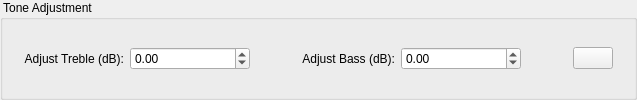
                 <widget class="QGroupBox" name="groupBox_10">
                  <property name="font">
                   <font>
                    <weight>50</weight>
                    <bold>false</bold>
                   </font>
                  </property>
                  <property name="title">
                   <string> Tone Adjustment </string>
                  </property>
                  <layout class="QGridLayout" name="gridLayout_28">
                   <item row="0" column="0">
                    <layout class="QGridLayout" name="gridLayout_23">
                     <item row="1" column="2">
                      <widget class="QDoubleSpinBox" name="spinBoxToneAdjustTreble">
                       <property name="minimumSize">
                        <size>
                         <width>120</width>
                         <height>0</height>
                        </size>
                       </property>
                       <property name="minimum">
                        <double>-20.000000000000000</double>
                       </property>
                       <property name="maximum">
                        <double>20.000000000000000</double>
                       </property>
                      </widget>
                     </item>
                     <item row="1" column="0">
                      <spacer name="horizontalSpacer_30">
                       <property name="orientation">
                        <enum>Qt::Horizontal</enum>
                       </property>
                       <property name="sizeType">
                        <enum>QSizePolicy::Fixed</enum>
                       </property>
                       <property name="sizeHint" stdset="0">
                        <size>
                         <width>10</width>
                         <height>20</height>
                        </size>
                       </property>
                      </spacer>
                     </item>
                     <item row="1" column="8">
                      <spacer name="horizontalSpacer_31">
                       <property name="orientation">
                        <enum>Qt::Horizontal</enum>
                       </property>
                       <property name="sizeType">
                        <enum>QSizePolicy::Fixed</enum>
                       </property>
                       <property name="sizeHint" stdset="0">
                        <size>
                         <width>10</width>
                         <height>20</height>
                        </size>
                       </property>
                      </spacer>
                     </item>
                     <item row="1" column="6">
                      <spacer name="horizontalSpacer_32">
                       <property name="orientation">
                        <enum>Qt::Horizontal</enum>
                       </property>
                       <property name="sizeHint" stdset="0">
                        <size>
                         <width>40</width>
                         <height>20</height>
                        </size>
                       </property>
                      </spacer>
                     </item>
                     <item row="1" column="5">
                      <widget class="QDoubleSpinBox" name="spinBoxToneAdjustBass">
                       <property name="minimumSize">
                        <size>
                         <width>120</width>
                         <height>0</height>
                        </size>
                       </property>
                       <property name="minimum">
                        <double>-20.000000000000000</double>
                       </property>
                       <property name="maximum">
                        <double>20.000000000000000</double>
                       </property>
                      </widget>
                     </item>
                     <item row="1" column="3">
                      <spacer name="horizontalSpacer_29">
                       <property name="orientation">
                        <enum>Qt::Horizontal</enum>
                       </property>
                       <property name="sizeHint" stdset="0">
                        <size>
                         <width>40</width>
                         <height>20</height>
                        </size>
                       </property>
                      </spacer>
                     </item>
                     <item row="1" column="1">
                      <widget class="QLabel" name="label_7">
                       <property name="text">
                        <string>Adjust Treble (dB):</string>
                       </property>
                       <property name="alignment">
                        <set>Qt::AlignRight|Qt::AlignTrailing|Qt::AlignVCenter</set>
                       </property>
                      </widget>
                     </item>
                     <item row="1" column="4">
                      <widget class="QLabel" name="label_8">
                       <property name="text">
                        <string>Adjust Bass (dB):</string>
                       </property>
                       <property name="alignment">
                        <set>Qt::AlignRight|Qt::AlignTrailing|Qt::AlignVCenter</set>
                       </property>
                      </widget>
                     </item>
                     <item row="1" column="7">
                      <widget class="QPushButton" name="buttonToneAdjustReset">
                       <property name="text">
                        <string/>
                       </property>
                       <property name="icon">
                        <iconset resource="../res/Icons.qrc">
                         <normaloff>:/icons/cross.png</normaloff>:/icons/cross.png</iconset>
                       </property>
                       <property name="iconSize">
                        <size>
                         <width>16</width>
                         <height>16</height>
                        </size>
                       </property>
                      </widget>
                     </item>
                     <item row="0" column="1" colspan="7">
                      <spacer name="verticalSpacer_13">
                       <property name="orientation">
                        <enum>Qt::Vertical</enum>
                       </property>
                       <property name="sizeType">
                        <enum>QSizePolicy::Fixed</enum>
                       </property>
                       <property name="sizeHint" stdset="0">
                        <size>
                         <width>20</width>
                         <height>8</height>
                        </size>
                       </property>
                      </spacer>
                     </item>
                     <item row="2" column="1" colspan="7">
                      <spacer name="verticalSpacer_14">
                       <property name="orientation">
                        <enum>Qt::Vertical</enum>
                       </property>
                       <property name="sizeType">
                        <enum>QSizePolicy::Fixed</enum>
                       </property>
                       <property name="sizeHint" stdset="0">
                        <size>
                         <width>20</width>
                         <height>8</height>
                        </size>
                       </property>
                      </spacer>
                     </item>
                    </layout>
                   </item>
                  </layout>
                 </widget>
